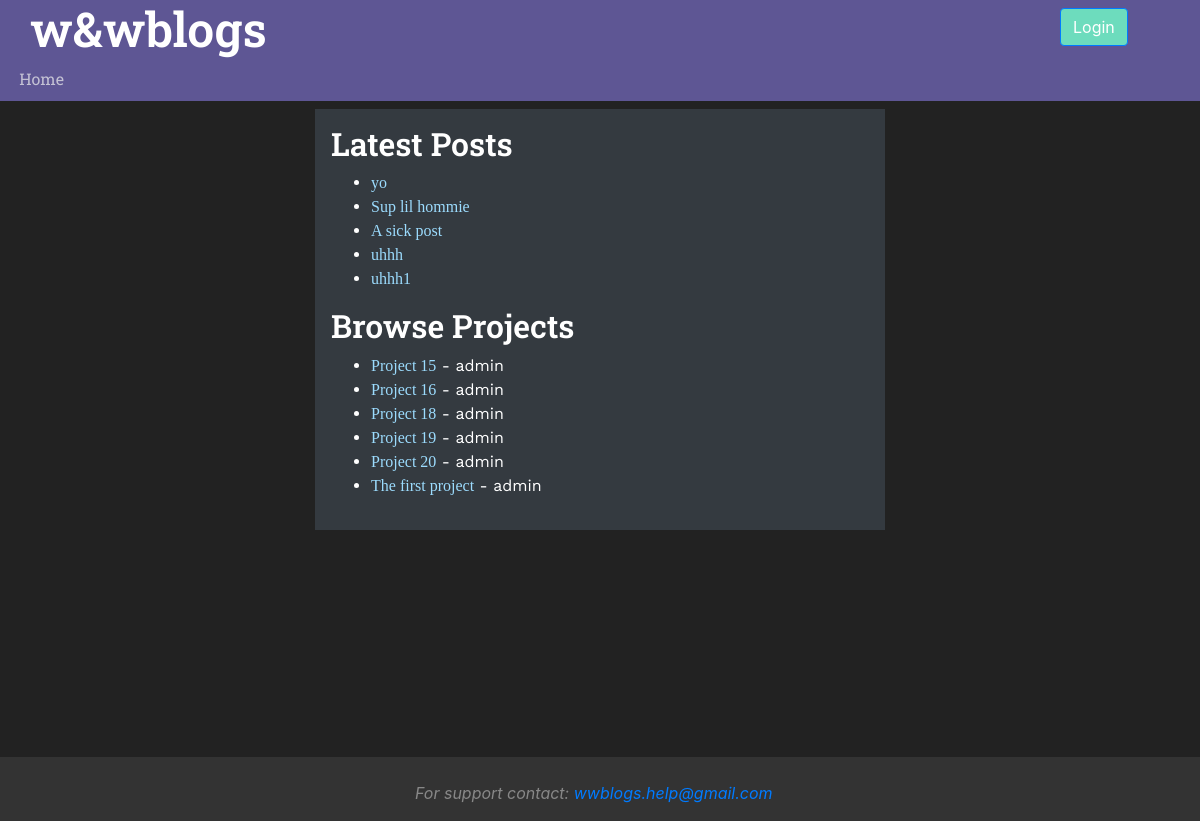
The app's page /, older data.
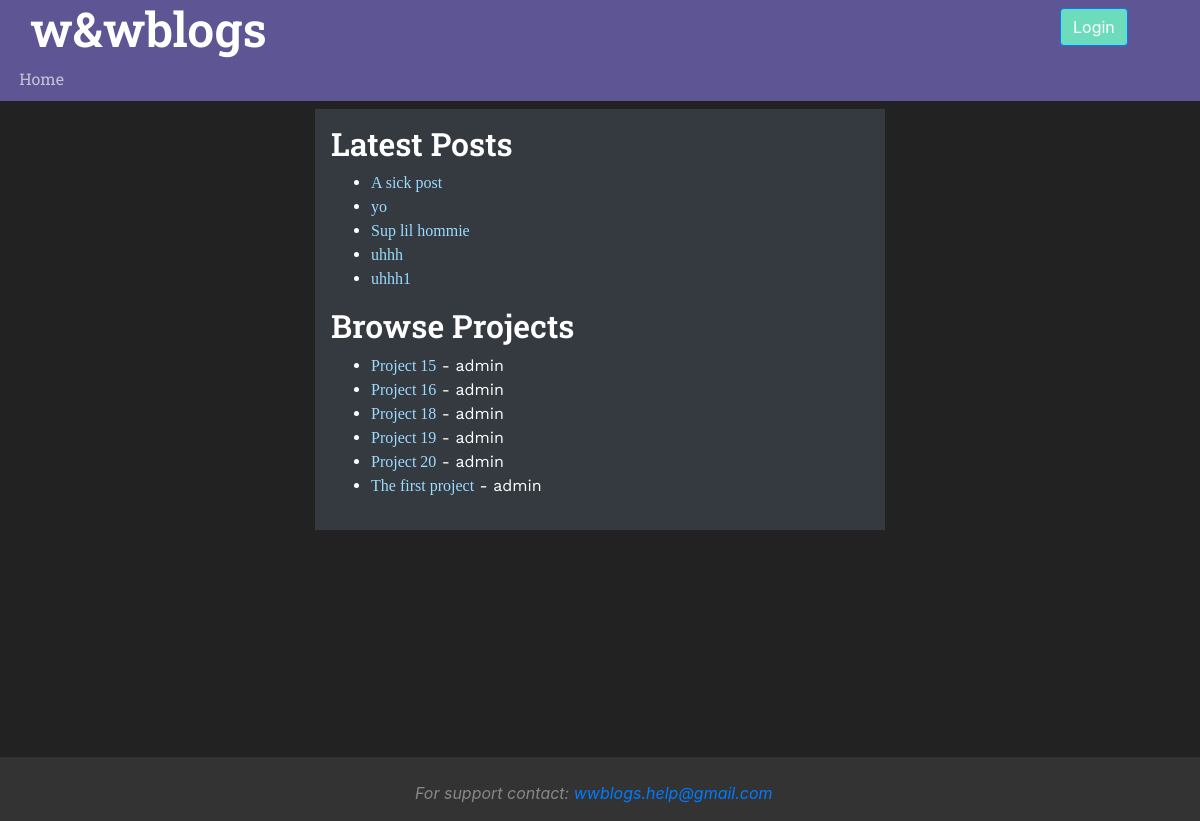
The same page, newer data.
### wwapp/models.py (models this page shows, shortened)
class Article(models.Model):
    article_id = models.AutoField(primary_key=True)
    article_title = models.CharField(max_length=45)
    pub_date = models.DateTimeField(blank=True, null=True)
    author = models.ForeignKey(User, on_delete=models.PROTECT)
    published = models.BooleanField(default=False)
    creation_date = models.DateTimeField(auto_now_add=True)
    article_parent = models.ForeignKey("Article", on_delete=models.SET_NULL, null=True, blank=True)
    """
    # populate with -  default=timezone.now - from django.utils.timezone.now()
    # edit_date = models.DateField(auto_now=True)
    # can be used instead auto_now_add = True,
    """
    class Meta:
        indexes = [
            models.Index(fields=['article_title']),
            models.Index(fields=['author']),
        ]

class Category(models.Model):
    category_id = models.AutoField(primary_key=True)
    category_name = models.CharField(unique=True, max_length=45)
    category_creator = models.ForeignKey(User, on_delete=models.PROTECT)
    category_description = models.CharField(null=True, max_length=300)
    class CategoryType(models.TextChoices):
        PROJECT = 'PROJECT', _('Project')
        TOPIC = 'TOPIC', _('Topic')
        SUBTOPIC = 'SUBTOPIC', _('SubTopic')
    category_type = models.CharField(max_length=45, choices=CategoryType.choices, default=CategoryType.PROJECT)
    class Meta:
        verbose_name_plural = 'Categories'
        indexes = [
            models.Index(fields=['category_name']),
        ]

### account/models.py (models this page shows, shortened)
class User(AbstractBaseUser, PermissionsMixin):
    email = models.EmailField(verbose_name="email", max_length=60, unique=True)
    username = models.CharField(max_length=30, unique=True)
    date_joined = models.DateTimeField(verbose_name='date joined', auto_now_add=True)
    is_active = models.BooleanField(default=False)
    is_staff = models.BooleanField(default=False)  # if false the user cannot log in to admin
    USERNAME_FIELD = 'username'
    REQUIRED_FIELDS = [
        'email',
    ]
    class Meta:
        indexes = [
            models.Index(fields=['username', 'email']),
        ]
    objects = UserManager()

### wwapp/views.py (the view)
# urls.py: path('', views.index, name='index'),
def index(request):
    latest_articles = ArticleHandler.get_latest_published_articles(count=5)
    projects = CategoryHandler.get_all_projects()
    values = {
        "latest_articles_list": latest_articles,
        "active_projects": projects
    }
    return render(request, "wwapp/index.html", values)

### wwapp/handlers.py (called while the page is built)
    @staticmethod
    def get_all_projects() -> [Category]:
        try:
            return Category.objects.filter(category_type=Category.CategoryType.PROJECT).order_by('category_name')
        except exceptions.EmptyResultSet:
            return []

    @staticmethod
    def get_latest_published_articles(count: int) -> [Article]:
        latest_articles = Article.objects.filter(published=True).order_by('-pub_date')[:int(count)]
        return latest_articles

### wwapp/templates/wwapp/index.html (shortened to what this page needs)
{% extends 'wwapp/base.html' %}
{% load static %}
{% block content %}
    <h3>Latest Posts</h3>
    {% if latest_articles_list %}
        <ul id="latest-articles-list">
            {% for article in latest_articles_list %}
                <li>
                    <a href="{% url 'wwapp:open_article' article.article_id %}">{{ article.article_title }}</a>
                </li>
            {% endfor %}
        </ul>
    {% else %}
        <p>There are no published articles.</p>
    {% endif %}
    <h3>Browse Projects</h3>
    {% if active_projects %}
        <ul id="active-projects-list">
            {% for cat in active_projects %}
                <li>
                    <a href="{% url 'wwapp:open_category' cat.category_id %}">{{ cat.category_name }}</a> - {{ cat.category_creator.username     }}
                </li>
            {% endfor %}
        </ul>
    {% else %}
        <p>There are no projects.</p>
    {% endif %}
{% endblock %}

Row changes from the older to the newer data that the page shows:
changed Article "A sick post": moves up the list
